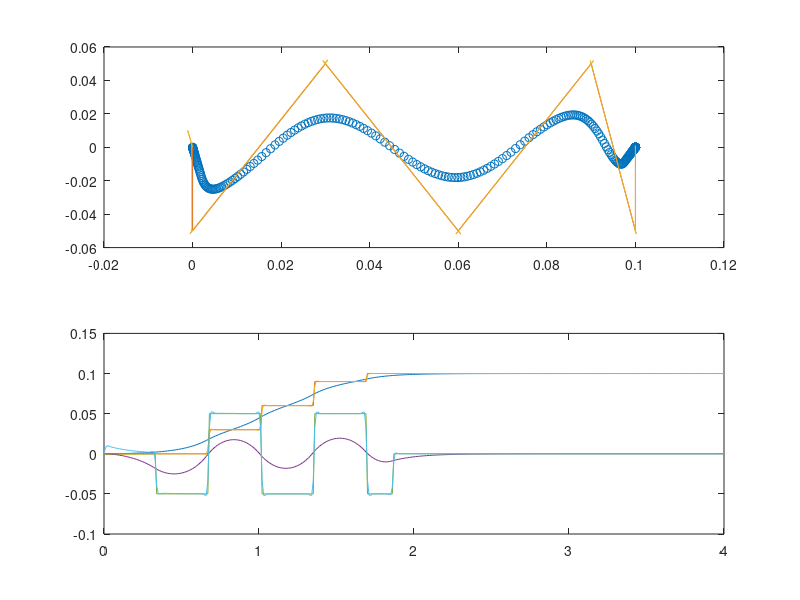

The MATLAB script that drew this image:
%%%%%%%%%%%%%%%%%%%%%%%%%%%%%%%%%%%%%%%%%%%%%%%%%%%%%%%%%%%%%%%%%%%%%%%%%%%%%%%%
clear;										% 変数の初期化
											% ★★★足の着地時間(s)，x方向の位置(m)，y方向の位置(m)
foot = [0 0 0; 0.34 0.0 -0.05; 0.68 0.03 0.05;  1.02 0.06 -0.05; 1.36 0.09 0.05; 1.7 0.1 -0.05; 1.87 0.1 0.0; 3.1 0.1 0.0; 100 0 0];
forward_period = 1.0;						% 予見制御の時間(s)
calculate_period = 4.0;						% 歩行パターンを生成する期間(s)
dt = 0.01;									% サンプリングタイム (s)
zh = 0.27;									% 重心位置 (m)
g  = 9.8;									% 重力加速度 (m/s^2)
A = [0 1 0; 0 0 1; 0 0 0];					% 式(5.8)
B = [0; 0; 1];
C = [1 0 -zh/g];							% 式(5.9)
D = 0;
sys = ss(A, B, C, D);
sys_d = c2d(sys, dt);						% 離散化
if (substr(version,1,3)=="3.2")
	[A_d, B_d, C_d, D_d] = sys2ss(sys_d);	% 式(5.10)
else
	[A_d, B_d, C_d, D_d] = ssdata(sys_d);
endif
E_d = [dt; 1; 0];							% 式(5.11)

Zero = [0; 0; 0];							% 式(5.12),(5.13)
Phai = [1 -C_d*A_d; Zero A_d];
G = [-C_d*B_d; B_d];
GR = [1; Zero];
Gd = [-C_d*E_d; E_d];

Q = zeros(4);
Q(1) = 10^8;								% ★★★最適制御の重み係数　大：ZMPが理想に近づく
H = 1;										% 同じく重み係数　大：入力が少なくなる．

P = dare(Phai, G, Q, H)					% 離散時間系でのリカッチ方程式の解
F = -(H+G'*P*G)^(-1)*G'*P*Phai				% ★★★フィードバックゲイン 式(2.13)

x = [0; 0; 0];
y = [0; 0; 0];
x(3) = (foot(1,2) - x(1)) / C(3);
y(3) = (foot(1,3) - y(1)) / C(3);
xp = x;
xp(1) = x(1) - x(2)*dt -1/2*x(3)*dt*dt;
xp(2) = x(2) - x(3)*dt;
yp = y;
yp(1) = y(1) - y(2)*dt -1/2*y(3)*dt*dt;
yp(2) = y(2) - y(3)*dt;

t = 0:dt:calculate_period;

%%%%%%%%%%%%%%%%%%%%%%%%%%%%%%%%%%%%%%%%%%%%%%%%%%%%%%%%%%%%%%%%%%%%%%%%%%%%%%%%

i = 1;										% 目標ZMP波形の生成
n = 1;										% 足の着地時間・位置 foot → 目標ZMPパターン prefx, prefy
for tt = 0:dt:calculate_period+forward_period+1
	if (tt == foot(n,1))
		prefx(i) = foot(n,2);
		prefy(i) = foot(n,3);
		n = n + 1;
	else
		prefx(i) = prefx(i-1);
		prefy(i) = prefy(i-1);
	endif
	i = i + 1;
endfor

%%%%%%%%%%%%%%%%%%%%%%%%%%%%%%%%%%%%%%%%%%%%%%%%%%%%%%%%%%%%%%%%%%%%%%%%%%%%%%%%

i = 0;
ux = uy = 0;

xi = (eye(4)-G*(H+G'*P*G)^(-1)*G'*P)*Phai;

for tt = t
	i = i + 1;
%	fd = (H+G'*P*G)^(-1)*G'*(xi')^1*P*Gd;	% 外乱除去用　未使用
	px = C_d*x;								% 実際のZMP位置
	py = C_d*y;
	ex = prefx(i) - px;						% 目標ZMP位置と実際との差
	ey = prefy(i) - py;
	X = [ex; x - xp];						% 式(2.5),(2,6)
	Y = [ey; y - yp];
	xp = x;									% 差分を計算するため，一つ前の値を保存
	yp = y;
	dux = F * X;							% 式(2.8)
	j = 0;
	for ttt = tt : dt : (tt + forward_period)
		j = j + 1;
		if (prefx(i+j) - prefx(i+j-1)) != 0
			f  = -(H+G'*P*G)^(-1)*G'*(xi')^(j-1)*P*GR;		% ★★★式(2.14)
			dux = dux + f * (prefx(i+j) - prefx(i+j-1));	% 式(2.12)
		endif
	endfor
	ux += dux;
	duy = F * Y;							% y方向の予見制御
	j = 0;
	for ttt = tt : dt : (tt + forward_period)
		j = j + 1;
		if (prefy(i+j) - prefy(i+j-1)) != 0
			f  = -(H+G'*P*G)^(-1)*G'*(xi')^(j-1)*P*GR;		% ★★★式(2.14)
			duy = duy + f * (prefy(i+j) - prefy(i+j-1));	% 式(2.12)
		endif
	endfor
	uy += duy;

	dx = 0;									% 外乱（今回は無し）
	dy = 0;
	x = A_d * x + B_d * ux + E_d * dx * dt;	% 重心位置の計算
	y = A_d * y + B_d * uy + E_d * dy * dt;
	x0(i) = x(1);							% 重心位置の描画用
	y0(i) = y(1);
	x1(i) = prefx(i);						% 目標ZMP位置の描画用
	y1(i) = prefy(i);
	x2(i) = px;								% 実際のZMP位置の描画用
	y2(i) = py;
endfor
subplot(2,1,1);								% グラフの描画
plot(x0, y0, "o", x1, y1, x2, y2);
subplot(2,1,2);
plot(t, x0, t, x1, t, x2, t, y0, t, y1, t, y2);
